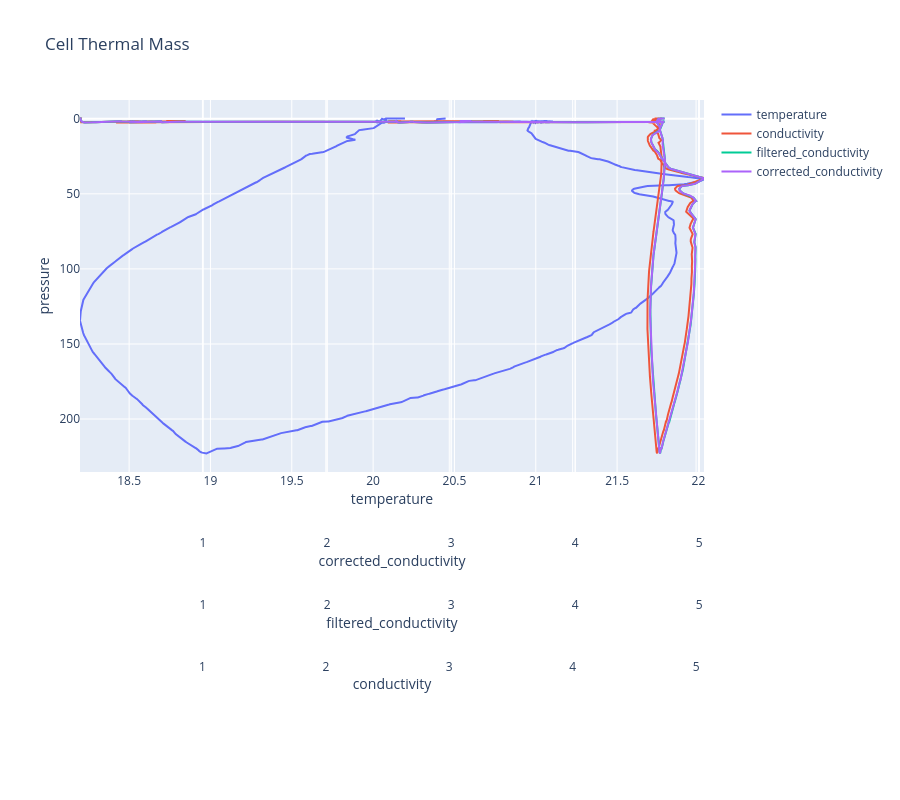

The code cell stored with this chart in its notebook:
### Markdown cell above
## [Cell Thermal Mass](#proc-list)
This section shows the use of the Cell Thermal Mass function which uses a recursive filter to remove conductivity cell thermal mass effects from the measured conductivity. Typical values for alpha and 1/beta are:  
  
| Instrument                                             | alpha | 1/beta |
|--------------------------------------------------------|-------|--------|
| SBE 19plus or 19plus V2 with TC duct and 2000 rpm pump | 0.04  | 8.0    |

### Cell Thermal Mass Formulas

&emsp; $a = \frac{2*alpha}{(sample\ interval * beta + 2)}$  

&emsp; $b = 1 - \frac{2a}{alpha}$  

&emsp; $\frac{dc}{dT} = 0.1 + 6e\text{-}4*(temperature-20)$  

&emsp; $dT = temperature - previous\ temperature$  

&emsp; $ctm = -b*previous\ ctm+a*\frac{dc}{dT}*dT$  

Where sample interval is in seconds, temperature is in °C, ctm is in S/m, amplitude is the alpha value, and time_constant is 1/beta.

To determine the values for alpha and beta, see:

- [The Correction for Thermal-Lag Effects in Sea-Bird Scientific CTD Data](https://journals.ametsoc.org/view/journals/atot/11/4/1520-0426_1994_011_1151_tcftle_2_0_co_2.xml), Morison, J., R. Andersen, Larson, N., D'Asaro, E., and Boyd, T.,  Journal of Atmospheric and Oceanic Technology (JAOT), V11(4), August 1994, 1151-1164

- [Thermal Inertia of Conductivity Cells: Theory](https://journals.ametsoc.org/view/journals/atot/7/5/1520-0426_1990_007_0741_tiocct_2_0_co_2.xml), Lueck, R.G., Journal of Atmospheric and Oceanic Technology (JAOT), V7(5), Oct 1990, 741-755.

### Code cell
corrected_conductivity = sp.cell_thermal_mass(
    temperature=ds["filtered_temperature"].values,  # in deg. C
    conductivity=ds["filtered_conductivity"].values,  # in S/m
    amplitude=0.03,  # alpha
    time_constant=7,  # 1/beta
    sample_interval=0.25,  # in seconds
)
ds["corrected_conductivity"] = ("scan", corrected_conductivity)

plot(
    dataset=ds,
    title="Cell Thermal Mass",
    x_names=["temperature", "conductivity", "filtered_conductivity", "corrected_conductivity"],
    x_bounds={},
)

### Figure 1 — Plotly figure (JSON) as saved in the notebook; plotly's stock layout.template omitted (floating-point values rounded to 4 significant figures; data arrays with more than 128 entries replaced by an {"elided": "..."} marker saying what was removed)
{"data": [{"name": "temperature", "type": "scatter", "x": {"elided": "3069 float values"}, "xaxis": "x", "y": {"elided": "3069 float values"}}, {"name": "conductivity", "type": "scatter", "x": {"elided": "3069 float values"}, "xaxis": "x2", "y": {"elided": "3069 float values"}}, {"name": "filtered_conductivity", "type": "scatter", "x": {"elided": "3069 float values"}, "xaxis": "x3", "y": {"elided": "3069 float values"}}, {"name": "corrected_conductivity", "type": "scatter", "x": {"elided": "3069 float values"}, "xaxis": "x4", "y": {"elided": "3069 float values"}}], "layout": {"height": 800, "title": {"text": "Cell Thermal Mass"}, "xaxis": {"domain": [0, 1], "title": {"standoff": 5, "text": "temperature"}}, "xaxis2": {"overlaying": "x", "position": 0.1, "title": {"standoff": 5, "text": "conductivity"}}, "xaxis3": {"overlaying": "x", "position": 0.2, "title": {"standoff": 5, "text": "filtered_conductivity"}}, "xaxis4": {"overlaying": "x", "position": 0.3, "title": {"standoff": 5, "text": "corrected_conductivity"}}, "yaxis": {"autorange": "reversed", "domain": [0.4, 1], "position": 0, "title": {"standoff": 5, "text": "pressure"}}, "yaxis2": {"overlaying": "y", "position": 0.1, "title": {"standoff": 5, "text": ""}}, "yaxis3": {"overlaying": "y", "position": 0.2, "title": {"standoff": 5, "text": ""}}, "yaxis4": {"overlaying": "y", "position": 0.3, "title": {"standoff": 5, "text": ""}}}}
